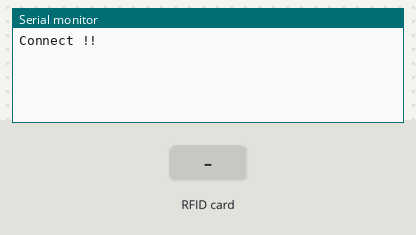
Bench run of a sketch on a simulated Arduino Uno, built with avr-gcc and run on an emulated ATmega328P. Shown: the last lines printed to the serial monitor. The test bench sets the inputs (shaded band).

Above: at 1.2 s.
1.3 s: RFID card 83 19 84 E2 held to the reader
At 2.0 s:
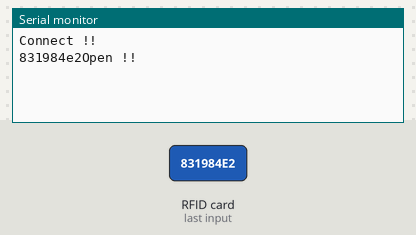
2.8 s: RFID card 5E 7A 19 C4 held to the reader
At 3.4 s:
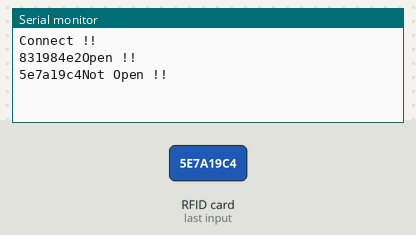

The sketch:

RFIDRC522.ino
```cpp
#include <SPI.h>
#include <MFRC522.h>

// 리셋 핀 번호
#define RST_PIN 9

// I2C SDA 핀 번호
#define SS_PIN 10

// 모듈 설정
MFRC522 mfrc522(SS_PIN, RST_PIN);

void setup() {
  Serial.begin(9600);
  SPI.begin();

  // RFID 모듈 초기화
  mfrc522.PCD_Init();

  // 연결 테스트 : 연결 되었다면 true를 반환
  bool result = mfrc522.PCD_PerformSelfTest();

  if (result)
    Serial.println("Connect !!");
  else
    Serial.println("Not Commect !!");
}

void loop() {
  // 새로운 카드인 경우에만 실행
  if (!mfrc522.PICC_IsNewCardPresent())
    return;
  // 태그 값을 읽었다면 실행
  if (!mfrc522.PICC_ReadCardSerial())
    return;

  // byte letter;
  String content = "";

  // 태그 값을 출력
  for (byte i = 0; i < mfrc522.uid.size; i++) {
    // Serial.print(mfrc522.uid.uidByte[i], HEX);

    // 태그 값을 문자열에 저장 (2byte 데이터를 병합)
    content.concat(String(mfrc522.uid.uidByte[i], HEX));
  }

  // Serial.println();

  // 동글란 : 83BFCA13, 카드 : 831984E2
  Serial.print(content);

  // ID를 대문자로 변화
  content.toUpperCase();

  if (content == "831984E2")
    Serial.println("Open !!");
  else
    Serial.println("Not Open !!");
}
```

Measured:
- after the input at 1.3 s, the serial monitor: prints a new line at once (image 1)
- after the input at 2.8 s, the serial monitor: prints a new line at once (image 2)
